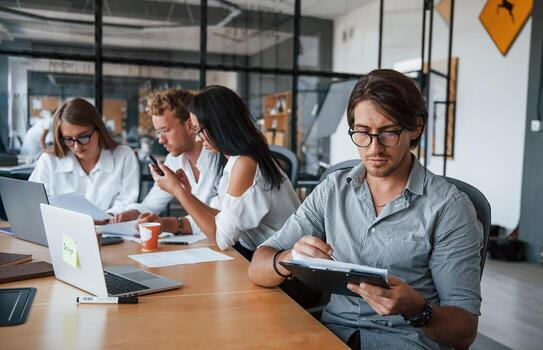
#> input picture YOLO/guy-in-glasses-in-front-of-his-employees-young-business-people-in-formal-clothes-working-in-the-office-photo.jpg, 543 x 350 px, given in place of the camera
$ python code_blue.py
#> lines starting #> are read from the running program, lines starting #| are printed output that depends on the picture; after the words box and inside, x2 and y2 are one past the last pixel; in counts of white or black regions, pixels touching at a corner belong together
import cv2
import numpy as np

cap = cv2.VideoCapture(0)

while True:
    _, frame = cap.read()
#> frame is the input picture: shape (350, 543, 3); mean B, G, R 119.4, 122.1, 127.1
    hsv_frame = cv2.cvtColor(frame, cv2.COLOR_BGR2HSV)
#> hsv_frame: shape (350, 543, 3); mean H, S, V 65.6, 54.2, 136.3

    low_blue = np.array([94, 80, 2])
    high_blue = np.array([126, 255, 255])


    blue_mask = cv2.inRange(hsv_frame, low_blue, high_blue) #we create maskk on hsv frame and then low red or high red
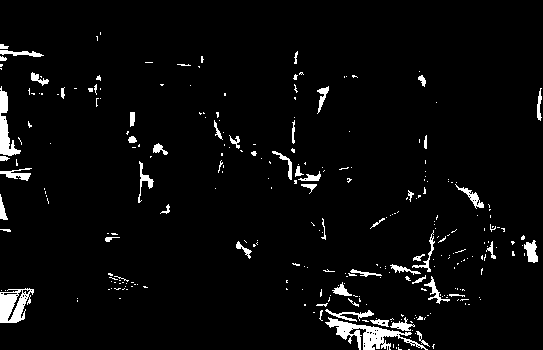
#> blue_mask: shape (350, 543); 3.9% white; 290 white regions (236 under 20 px), largest, box (x1, y1, x2, y2) and area: (325, 317, 428, 350) 1108, (0, 288, 34, 323) 750, (0, 86, 21, 156) 588
    blue = cv2.bitwise_and(frame, frame, mask=blue_mask)
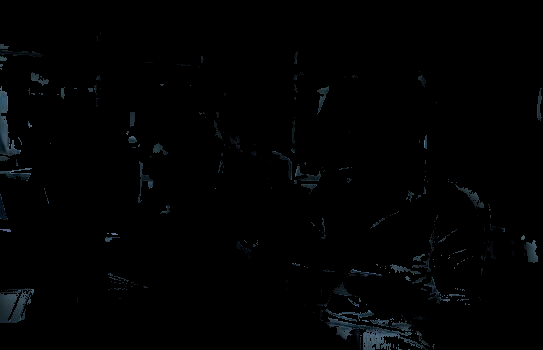
#> blue: shape (350, 543, 3); mean B, G, R 2.4, 2, 1.4


    cv2.imshow("Frame", frame)
    cv2.imshow('Blue', blue)


    key = cv2.waitKey(1)
#> (key Esc is pressed here)
    if key ==27:
        break
